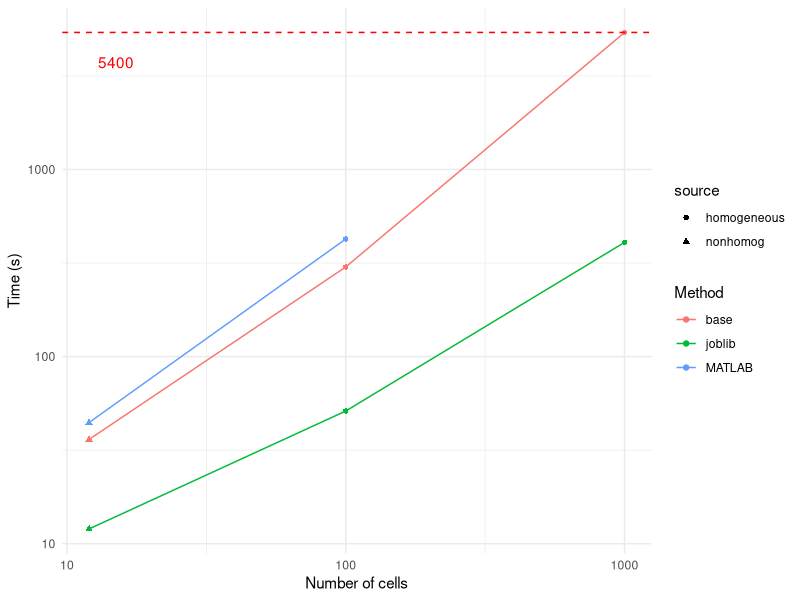

This chart was generated by the following R code:
## ---- chunk 1
#| fig-cap: Time taken to fit processes, on a log scale, split by data source and backend. Base Python at 1000 cells reached 90 minutes before being stopped.

library(tidyverse)

# create dataframe of results
source <- c("homogeneous", "homogeneous", "homogeneous", "homogeneous", "homogeneous", "nonhomog", "nonhomog", "nonhomog")
cells_fit <- c(1000, 1000, 100, 100, 100, 12, 12, 12)
method <- c("base", "joblib", "MATLAB", "base", "joblib", "MATLAB", "base", "joblib")
time <- c(5400, 408, 425.12, 301.39, 51.21, 44.41, 36.09, 12.0)

results <- data.frame(source, cells_fit, method, time)
results$source <- factor(results$source, levels = c("homogeneous", "nonhomog"))
results$method <- factor(results$method, levels = c("base", "joblib", "MATLAB"))
results$time <- as.numeric(results$time)

# plot results
ggplot(results, aes(x = cells_fit, y = time, color = method)) +
  geom_point(aes(shape = source)) +
  geom_line() +
  scale_y_log10() +
  scale_x_log10() +
  labs(
    x = "Number of cells",
    y = "Time (s)",
    color = "Method"
  ) +
  geom_hline(yintercept = 5400, linetype = "dashed", color = "red") +
  annotate("text", x = 15, y = 3000, label = "5400", color = "red", vjust = -1) +
  theme_minimal()
## ---- chunk 2
impl_names <- c(
  "Python, parallel and njit",
  "Python, parallel",
  "Python",
  "MATLAB"
)

times <- c(
  "58.64",
  "315.23",
  "3722.16",
  "Approx 1.5 hours"
)

knitr::kable(data.frame(Implementation = impl_names, `Time (s)` = times), caption = "Average data simulation times")
